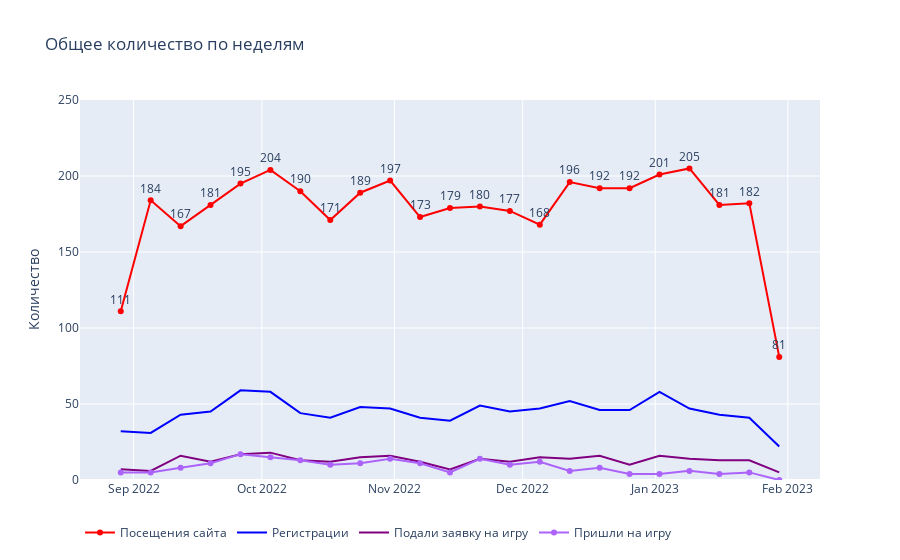

Write notebook code for a chart like this one.
### Code cell
#строю график по общему количеству

fig = go.Figure()

fig.add_trace(go.Scatter(
    x=df_weeks['first_day_of_week'],
    y=df_weeks['visitors'],
    name="Посещения сайта",
    marker_color='red',
    mode='lines+markers+text',
    text=df_weeks['visitors'],
    textposition="top center"
))

fig.add_trace(go.Scatter(
    x=df_weeks['first_day_of_week'],
    y=df_weeks['registered'],
    name="Регистрации",
    marker_color='blue',
    text=df_weeks['registered'],
    textposition="top center"
))

fig.add_trace(go.Scatter(
    x=df_weeks['first_day_of_week'],
    y=df_weeks['applied'],
    name="Подали заявку на игру",
    marker_color='purple',
    text=df_weeks['applied']
))

fig.add_trace(go.Scatter(
    x=df_weeks['first_day_of_week'],
    y=df_weeks['played'],
    mode='lines+markers', 
    name='Пришли на игру',
    text=df_weeks['applied']
))

fig.update_layout(
    legend=dict(orientation="h"),
    title='Общее количество по неделям',
    yaxis=dict(
        title=dict(text="Количество"),
        side="left",
        range=[0, 250]
    )
)

fig.show()

### Figure 1 — Plotly figure (JSON) as saved in the notebook; plotly's stock layout.template omitted (floating-point values rounded to 4 significant figures)
{"data": [{"marker": {"color": "red"}, "mode": "lines+markers+text", "name": "Посещения сайта", "text": [111, 184, 167, 181, 195, 204, 190, 171, 189, 197, 173, 179, 180, 177, 168, 196, 192, 192, 201, 205, 181, 182, 81], "textposition": "top center", "type": "scatter", "x": ["2022-08-29", "2022-09-05", "2022-09-12", "2022-09-19", "2022-09-26", "2022-10-03", "2022-10-10", "2022-10-17", "2022-10-24", "2022-10-31", "2022-11-07", "2022-11-14", "2022-11-21", "2022-11-28", "2022-12-05", "2022-12-12", "2022-12-19", "2022-12-26", "2023-01-02", "2023-01-09", "2023-01-16", "2023-01-23", "2023-01-30"], "y": [111, 184, 167, 181, 195, 204, 190, 171, 189, 197, 173, 179, 180, 177, 168, 196, 192, 192, 201, 205, 181, 182, 81]}, {"marker": {"color": "blue"}, "name": "Регистрации", "text": [32, 31, 43, 45, 59, 58, 44, 41, 48, 47, 41, 39, 49, 45, 47, 52, 46, 46, 58, 47, 43, 41, 22], "textposition": "top center", "type": "scatter", "x": ["2022-08-29", "2022-09-05", "2022-09-12", "2022-09-19", "2022-09-26", "2022-10-03", "2022-10-10", "2022-10-17", "2022-10-24", "2022-10-31", "2022-11-07", "2022-11-14", "2022-11-21", "2022-11-28", "2022-12-05", "2022-12-12", "2022-12-19", "2022-12-26", "2023-01-02", "2023-01-09", "2023-01-16", "2023-01-23", "2023-01-30"], "y": [32, 31, 43, 45, 59, 58, 44, 41, 48, 47, 41, 39, 49, 45, 47, 52, 46, 46, 58, 47, 43, 41, 22]}, {"marker": {"color": "purple"}, "name": "Подали заявку на игру", "text": [7, 6, 16, 12, 17, 18, 13, 12, 15, 16, 12, 7, 14, 12, 15, 14, 16, 10, 16, 14, 13, 13, 5], "type": "scatter", "x": ["2022-08-29", "2022-09-05", "2022-09-12", "2022-09-19", "2022-09-26", "2022-10-03", "2022-10-10", "2022-10-17", "2022-10-24", "2022-10-31", "2022-11-07", "2022-11-14", "2022-11-21", "2022-11-28", "2022-12-05", "2022-12-12", "2022-12-19", "2022-12-26", "2023-01-02", "2023-01-09", "2023-01-16", "2023-01-23", "2023-01-30"], "y": [7, 6, 16, 12, 17, 18, 13, 12, 15, 16, 12, 7, 14, 12, 15, 14, 16, 10, 16, 14, 13, 13, 5]}, {"mode": "lines+markers", "name": "Пришли на игру", "text": [7, 6, 16, 12, 17, 18, 13, 12, 15, 16, 12, 7, 14, 12, 15, 14, 16, 10, 16, 14, 13, 13, 5], "type": "scatter", "x": ["2022-08-29", "2022-09-05", "2022-09-12", "2022-09-19", "2022-09-26", "2022-10-03", "2022-10-10", "2022-10-17", "2022-10-24", "2022-10-31", "2022-11-07", "2022-11-14", "2022-11-21", "2022-11-28", "2022-12-05", "2022-12-12", "2022-12-19", "2022-12-26", "2023-01-02", "2023-01-09", "2023-01-16", "2023-01-23", "2023-01-30"], "y": [5, 5, 8, 11, 17, 15, 13, 10, 11, 14, 11, 5, 14, 10, 12, 6, 8, 4, 4, 6, 4, 5, 0]}], "layout": {"legend": {"orientation": "h"}, "title": {"text": "Общее количество по неделям"}, "yaxis": {"range": [0, 250], "side": "left", "title": {"text": "Количество"}}}}
